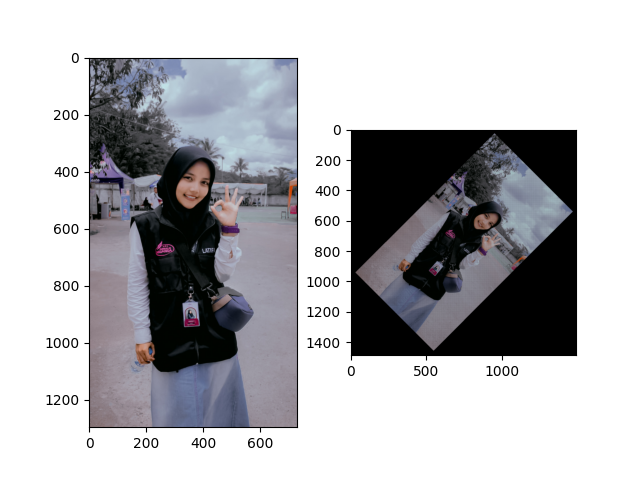

The Python source for this figure:

import imageio as img
import numpy as np
import matplotlib.pyplot as plt

def rotateImage(image, degree):
  radian_deg = np.radians(degree)
  cos_deg, sin_deg = np.cos(radian_deg), np.sin(radian_deg)
  height, width = image.shape[:2]
  max_dim = int(np.sqrt(height**2 + width**2))
  outputImage = np.zeros((max_dim, max_dim, 3), dtype=image.dtype)
  centerY, centerX = max_dim//2, max_dim//2
  for y in range(-height//2, height//2):
    for x in range(-width//2, width//2):
      newX = int(cos_deg * x - sin_deg * y) + centerX
      newY = int(sin_deg * x + cos_deg * y) + centerY
      if 0 <= newX < max_dim and 0 <= newY < max_dim:
        outputImage[newY, newX] = image[y + height//2, x + width//2]
  return outputImage

image = img.imread("E:\\Nanad\\Backup Redmi\\AdobeLightroom\\1676895868825.jpg")
rotated_image = rotateImage(image, 45)

plt.subplot(1, 2, 1)
plt.imshow(image)

plt.subplot(1, 2, 2)
plt.imshow(rotated_image)

plt.show()
